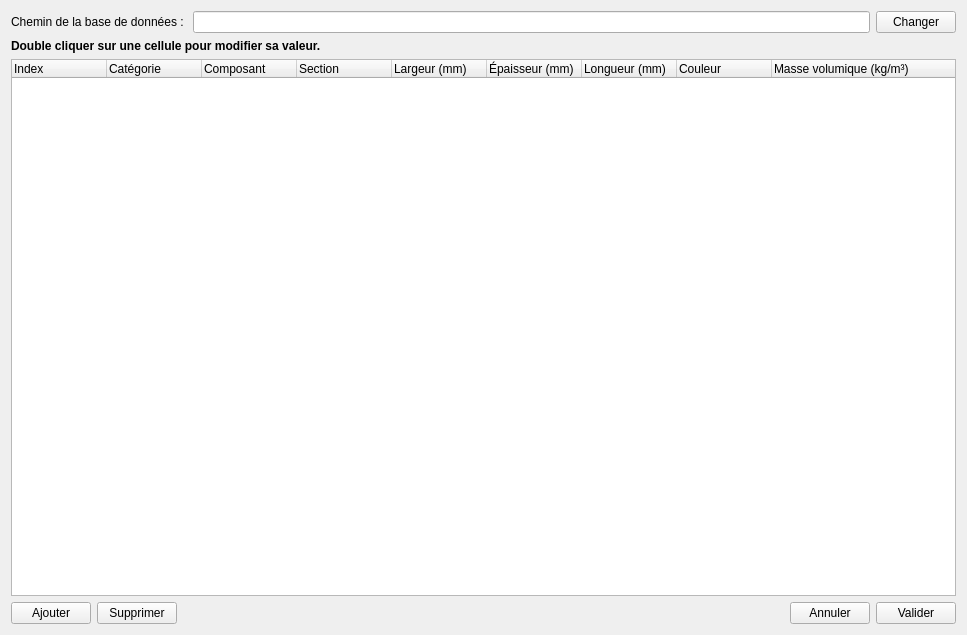
<?xml version="1.0" encoding="UTF-8"?>
<ui version="4.0">
 <class>Form</class>
 <widget class="QWidget" name="Form">
  <property name="windowModality">
   <enum>Qt::ApplicationModal</enum>
  </property>
  <property name="geometry">
   <rect>
    <x>0</x>
    <y>0</y>
    <width>967</width>
    <height>635</height>
   </rect>
  </property>
  <property name="sizePolicy">
   <sizepolicy hsizetype="Expanding" vsizetype="Expanding">
    <horstretch>0</horstretch>
    <verstretch>0</verstretch>
   </sizepolicy>
  </property>
  <property name="windowTitle">
   <string>Gestionnaire de composants</string>
  </property>
  <layout class="QVBoxLayout" name="verticalLayout">
   <item>
    <layout class="QHBoxLayout" name="horizontalLayout_2">
     <item>
      <widget class="QLabel" name="label">
       <property name="text">
        <string>Chemin de la base de données : </string>
       </property>
      </widget>
     </item>
     <item>
      <widget class="QLineEdit" name="lineEdit">
       <property name="readOnly">
        <bool>true</bool>
       </property>
      </widget>
     </item>
     <item>
      <widget class="QPushButton" name="pushButtonDBPath">
       <property name="text">
        <string>Changer</string>
       </property>
      </widget>
     </item>
    </layout>
   </item>
   <item>
    <widget class="QLabel" name="label_2">
     <property name="font">
      <font>
       <weight>75</weight>
       <bold>true</bold>
      </font>
     </property>
     <property name="text">
      <string>Double cliquer sur une cellule pour modifier sa valeur.</string>
     </property>
    </widget>
   </item>
   <item>
    <widget class="QTableWidget" name="tableWidget">
     <property name="editTriggers">
      <set>QAbstractItemView::DoubleClicked|QAbstractItemView::EditKeyPressed</set>
     </property>
     <property name="alternatingRowColors">
      <bool>true</bool>
     </property>
     <property name="selectionMode">
      <enum>QAbstractItemView::SingleSelection</enum>
     </property>
     <property name="sortingEnabled">
      <bool>true</bool>
     </property>
     <attribute name="horizontalHeaderCascadingSectionResizes">
      <bool>true</bool>
     </attribute>
     <attribute name="horizontalHeaderMinimumSectionSize">
      <number>24</number>
     </attribute>
     <attribute name="horizontalHeaderDefaultSectionSize">
      <number>95</number>
     </attribute>
     <attribute name="horizontalHeaderShowSortIndicator" stdset="0">
      <bool>true</bool>
     </attribute>
     <attribute name="horizontalHeaderStretchLastSection">
      <bool>true</bool>
     </attribute>
     <attribute name="verticalHeaderVisible">
      <bool>false</bool>
     </attribute>
     <column>
      <property name="text">
       <string>Index</string>
      </property>
      <property name="toolTip">
       <string>Index</string>
      </property>
      <property name="textAlignment">
       <set>AlignLeading|AlignVCenter</set>
      </property>
     </column>
     <column>
      <property name="text">
       <string>Catégorie</string>
      </property>
      <property name="toolTip">
       <string>La catégorie à laquelle appartient le composant.</string>
      </property>
      <property name="textAlignment">
       <set>AlignLeading|AlignVCenter</set>
      </property>
     </column>
     <column>
      <property name="text">
       <string>Composant</string>
      </property>
      <property name="toolTip">
       <string>Le nm du composant.</string>
      </property>
      <property name="textAlignment">
       <set>AlignLeading|AlignVCenter</set>
      </property>
     </column>
     <column>
      <property name="text">
       <string>Section</string>
      </property>
      <property name="toolTip">
       <string>La forme de la section du composant. R pour Rectangulaire et C pour Cylindrique.</string>
      </property>
      <property name="textAlignment">
       <set>AlignLeading|AlignVCenter</set>
      </property>
     </column>
     <column>
      <property name="text">
       <string>Largeur (mm)</string>
      </property>
      <property name="toolTip">
       <string>Largeur de la section. Ou le diamètre pour une section cylindrique.</string>
      </property>
      <property name="textAlignment">
       <set>AlignLeading|AlignVCenter</set>
      </property>
     </column>
     <column>
      <property name="text">
       <string>Épaisseur (mm)</string>
      </property>
      <property name="toolTip">
       <string>Épaisseur de la section. Ou le diamètre pour une section cylindrique.</string>
      </property>
      <property name="textAlignment">
       <set>AlignLeading|AlignVCenter</set>
      </property>
     </column>
     <column>
      <property name="text">
       <string>Longueur (mm)</string>
      </property>
      <property name="toolTip">
       <string>Longueur du composant, laisser à 0 si ce composant doit s'adapter aux dimensions du produit lors de la création.</string>
      </property>
      <property name="textAlignment">
       <set>AlignLeading|AlignVCenter</set>
      </property>
     </column>
     <column>
      <property name="text">
       <string>Couleur</string>
      </property>
      <property name="toolTip">
       <string>La couleur de la forme.</string>
      </property>
      <property name="textAlignment">
       <set>AlignLeading|AlignVCenter</set>
      </property>
     </column>
     <column>
      <property name="text">
       <string>Masse volumique (kg/m³)</string>
      </property>
      <property name="toolTip">
       <string>La masse volumique du matériau utilisé.</string>
      </property>
      <property name="textAlignment">
       <set>AlignLeading|AlignVCenter</set>
      </property>
     </column>
    </widget>
   </item>
   <item>
    <layout class="QHBoxLayout" name="horizontalLayout">
     <item>
      <widget class="QPushButton" name="pushButtonAdd">
       <property name="toolTip">
        <string>Cliquer ici pour ajouter un composant, cela ajoutera une ligne qu'il faudra remplir.</string>
       </property>
       <property name="text">
        <string>Ajouter</string>
       </property>
      </widget>
     </item>
     <item>
      <widget class="QPushButton" name="pushButtonDel">
       <property name="toolTip">
        <string>Cliquer ici pour supprimer un composant. La ligne sélectionnée sera supprimée.</string>
       </property>
       <property name="text">
        <string>Supprimer</string>
       </property>
      </widget>
     </item>
     <item>
      <spacer name="horizontalSpacer">
       <property name="orientation">
        <enum>Qt::Horizontal</enum>
       </property>
       <property name="sizeHint" stdset="0">
        <size>
         <width>40</width>
         <height>20</height>
        </size>
       </property>
      </spacer>
     </item>
     <item>
      <widget class="QPushButton" name="pushButtonRej">
       <property name="toolTip">
        <string>Annule tous les changements effectué et ferme la fenêtre.</string>
       </property>
       <property name="text">
        <string>Annuler</string>
       </property>
      </widget>
     </item>
     <item>
      <widget class="QPushButton" name="pushButtonVal">
       <property name="toolTip">
        <string>Valide tous les changements et quitte la fenêtre.</string>
       </property>
       <property name="text">
        <string>Valider</string>
       </property>
      </widget>
     </item>
    </layout>
   </item>
  </layout>
 </widget>
 <resources/>
 <connections/>
</ui>
